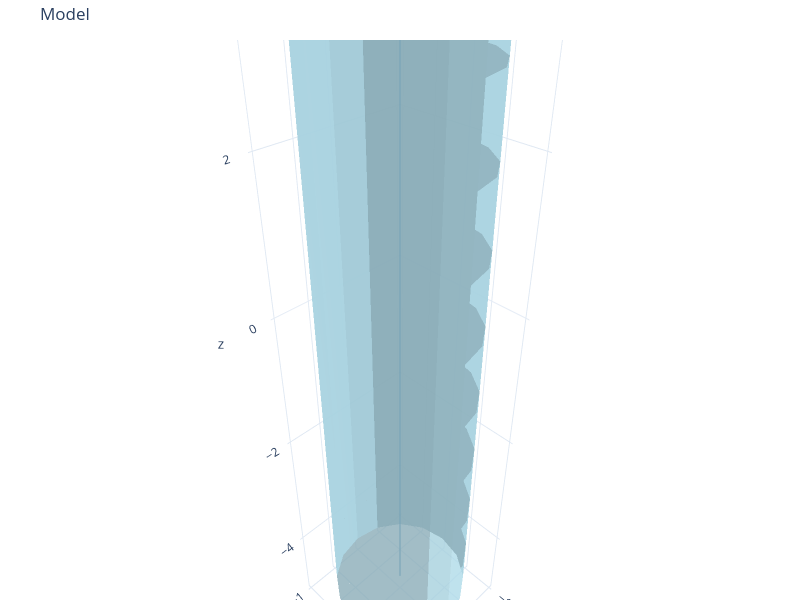

The code cell stored with this chart in its notebook:
### Markdown cell above
# Plot cross sections and fitting disks

### Code cell
# plot using swctools
from swctools import SWCModel, plot_model

model = SWCModel.from_swc_file("../data/demo/cylinder.swc")
model.print_attributes()
plot_model(swc_model=model)

### Figure 1 — Plotly figure (JSON) as saved in the notebook; plotly's stock layout.template omitted (floating-point values rounded to 4 significant figures; data arrays with more than 128 entries replaced by an {"elided": "..."} marker saying what was removed)
{"data": [{"color": "lightblue", "flatshading": true, "i": {"elided": "320 int values"}, "j": {"elided": "320 int values"}, "k": {"elided": "320 int values"}, "name": "frusta", "opacity": 0.8, "type": "mesh3d", "x": {"elided": "320 float values"}, "y": {"elided": "320 float values"}, "z": {"elided": "320 float values"}}, {"line": {"color": "#1f77b4", "width": 2}, "mode": "lines", "name": "centroid", "type": "scatter3d", "x": [0, 2.2e-05, null, 2.2e-05, 2.2e-05, null, 2.2e-05, 2.2e-05, null, 2.2e-05, 2.2e-05, null, 2.2e-05, 2.2e-05, null, 2.2e-05, 2.2e-05, null, 2.2e-05, 2.2e-05, null, 2.2e-05, 2.2e-05, null, 2.2e-05, 2.2e-05, null, 2.2e-05, 0, null], "y": [0, -9.1e-05, null, -9.1e-05, -9.1e-05, null, -9.1e-05, -9.1e-05, null, -9.1e-05, -9.1e-05, null, -9.1e-05, -9.1e-05, null, -9.1e-05, -9.1e-05, null, -9.1e-05, -9.1e-05, null, -9.1e-05, -9.1e-05, null, -9.1e-05, -9.1e-05, null, -9.1e-05, 0, null], "z": [4.908, 3.908, null, 3.908, 2.908, null, 2.908, 1.908, null, 1.908, 0.908, null, 0.908, -0.09204, null, -0.09204, -1.092, null, -1.092, -2.092, null, -2.092, -3.092, null, -3.092, -4.092, null, -4.092, -4.908, null]}], "layout": {"height": 600, "margin": {"b": 0, "l": 0, "r": 0, "t": 40}, "scene": {"aspectmode": "data"}, "showlegend": false, "title": {"text": "Model"}, "width": 800}}
